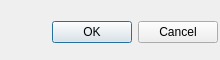
<ui version="4.0">
 <class>AtenCustomDialog</class>
 <widget class="QDialog" name="AtenCustomDialog">
  <property name="windowModality">
   <enum>Qt::ApplicationModal</enum>
  </property>
  <property name="geometry">
   <rect>
    <x>0</x>
    <y>0</y>
    <width>220</width>
    <height>60</height>
   </rect>
  </property>
  <property name="windowTitle">
   <string>Custom Dialog</string>
  </property>
  <property name="windowIcon">
   <iconset resource="icons.qrc">
    <normaloff>:/program/icons/aten.png</normaloff>:/program/icons/aten.png</iconset>
  </property>
  <property name="modal">
   <bool>true</bool>
  </property>
  <layout class="QVBoxLayout" name="verticalLayout">
   <property name="margin">
    <number>2</number>
   </property>
   <item>
    <layout class="QVBoxLayout" name="MainLayout">
     <property name="margin">
      <number>2</number>
     </property>
    </layout>
   </item>
   <item>
    <widget class="QDialogButtonBox" name="buttonBox">
     <property name="orientation">
      <enum>Qt::Horizontal</enum>
     </property>
     <property name="standardButtons">
      <set>QDialogButtonBox::Cancel|QDialogButtonBox::Ok</set>
     </property>
    </widget>
   </item>
  </layout>
 </widget>
 <resources>
  <include location="icons.qrc"/>
 </resources>
 <connections>
  <connection>
   <sender>buttonBox</sender>
   <signal>accepted()</signal>
   <receiver>AtenCustomDialog</receiver>
   <slot>accept()</slot>
   <hints>
    <hint type="sourcelabel">
     <x>248</x>
     <y>254</y>
    </hint>
    <hint type="destinationlabel">
     <x>157</x>
     <y>274</y>
    </hint>
   </hints>
  </connection>
  <connection>
   <sender>buttonBox</sender>
   <signal>rejected()</signal>
   <receiver>AtenCustomDialog</receiver>
   <slot>reject()</slot>
   <hints>
    <hint type="sourcelabel">
     <x>316</x>
     <y>260</y>
    </hint>
    <hint type="destinationlabel">
     <x>286</x>
     <y>274</y>
    </hint>
   </hints>
  </connection>
 </connections>
</ui>
